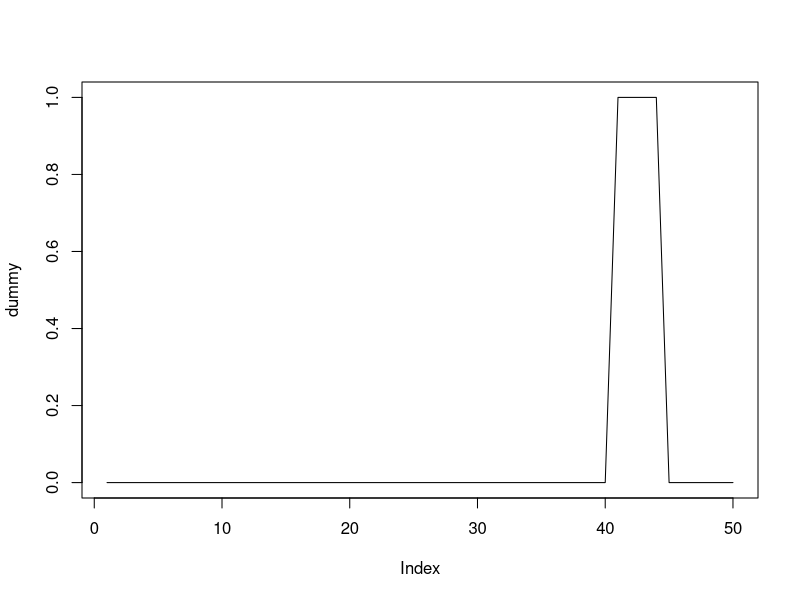
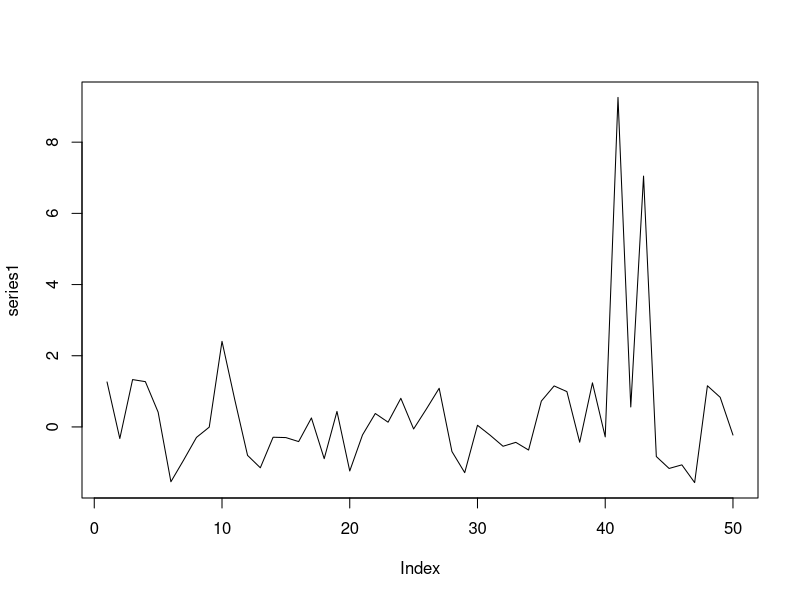
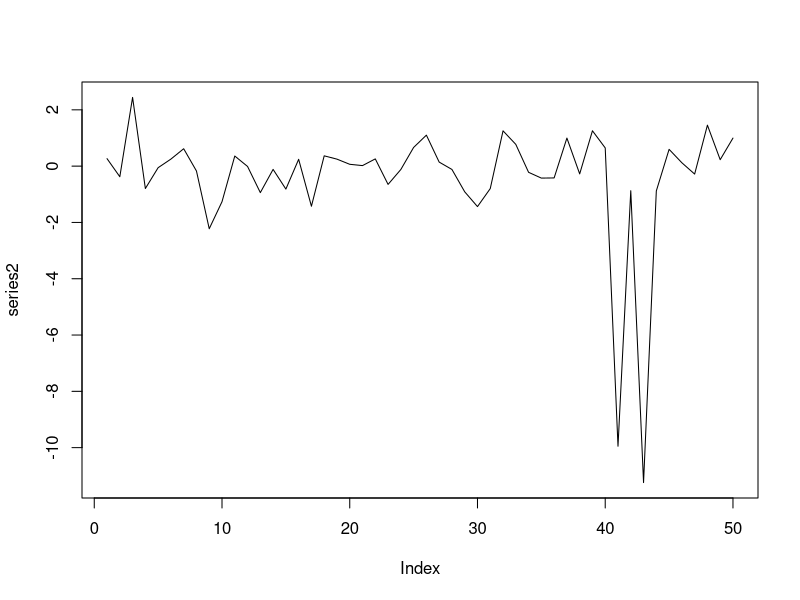
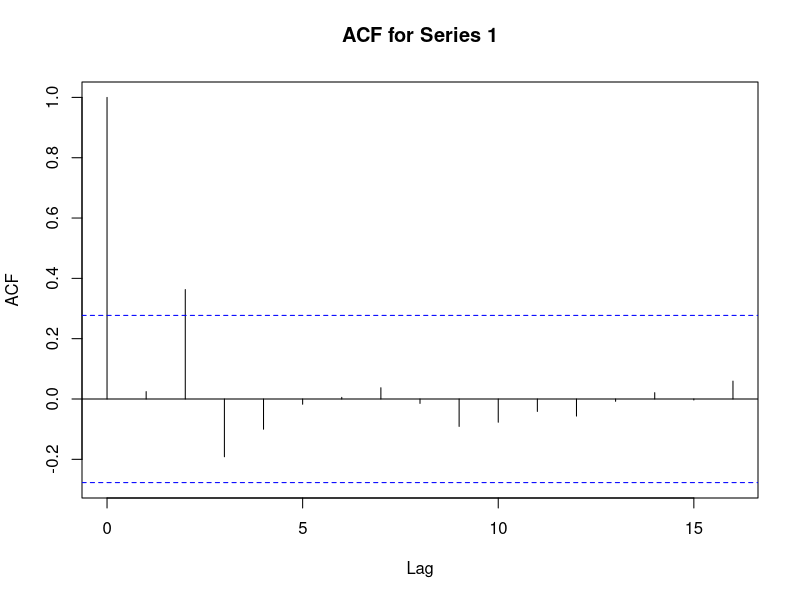
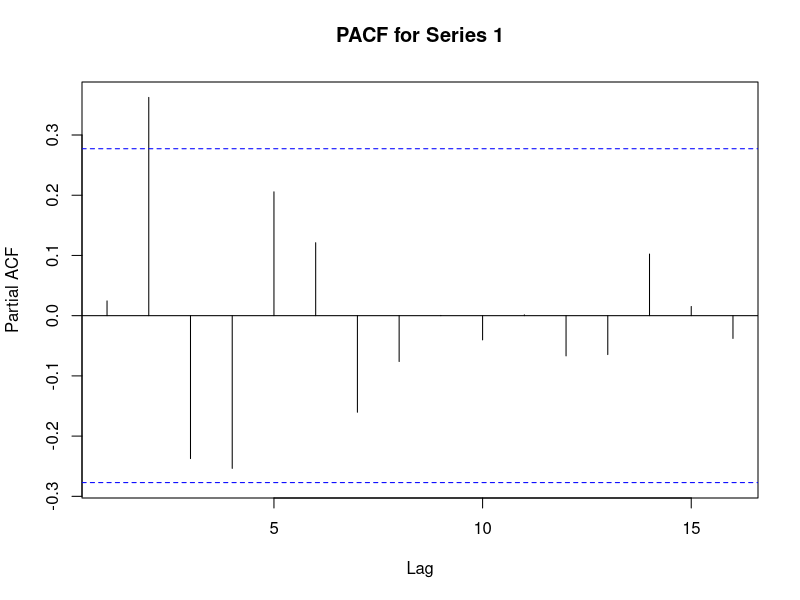
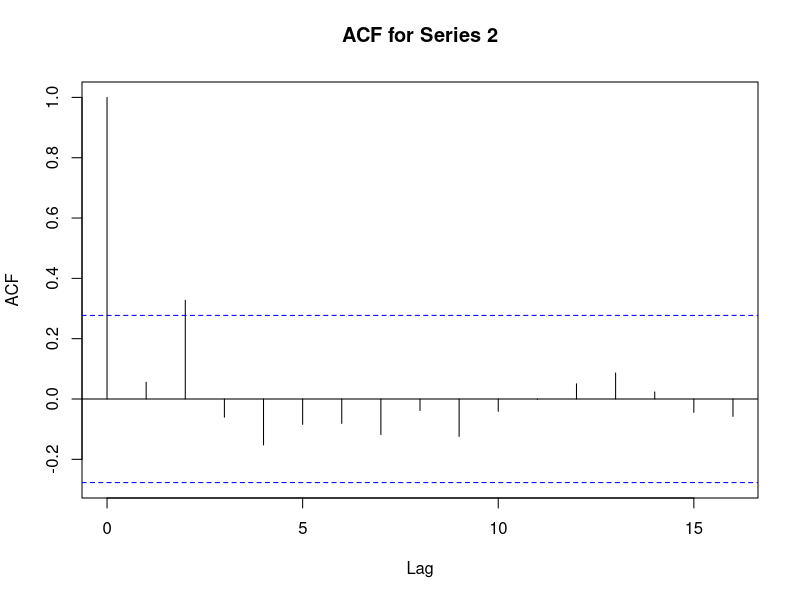
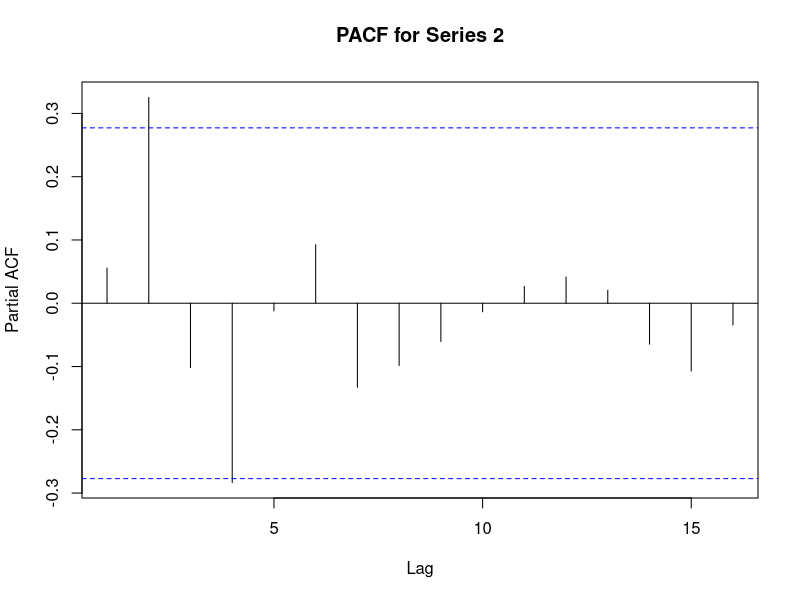
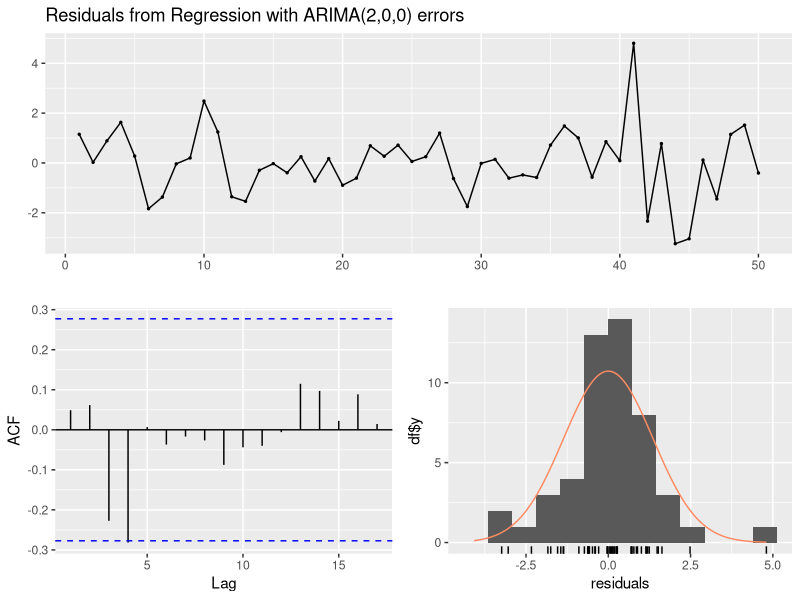

Reproduce these figures in R, in order.
library(tseries)
library(forecast)
library(ggplot2)

set.seed(0)

# Generate the first data series with two upward spike outliers
series1 <- rnorm(50)
series1[41] <- series1[41] + 7.5  # Add an upward spike outlier at position 41 (1.5 times larger)
series1[43] <- series1[43] + 7.5  # Add another upward spike outlier at position 43 (1.5 times larger)

# Generate the second data series with two downward spike outliers
series2 <- rnorm(50)
series2[41] <- series2[41] - 7.5  # Add a downward spike outlier at position 41 (1.5 times larger)
series2[43] <- series2[43] - 7.5  # Add another downward spike outlier at position 43 (1.5 times larger)

# Create an exogenous dummy variable for the spike periods
dummy <- rep(0, 50)
dummy[41:42] <- 1  # Set the dummy variable to 1 for the first spike
dummy[43:44] <- 1  # Set the dummy variable to 1 for the second spike
plot(dummy, type="l")

# Adjust the magnitude of the spikes in series2 while retaining the autocorrelation
series2[41] <- series2[41] - 3.75
series2[43] <- series2[43] - 3.75

# Print the series1 and series2
cat("Series 1:\n")
plot(series1, type = "l")
print(series1)
cat("\n")

cat("Series 2:\n")
plot(series2, type = "l")
print(series2)
cat("\n")

# Perform Augmented Dickey-Fuller (ADF) tests
cat("ADF Test for Series 1:\n")
adf_test1 <- adf.test(series1)
print(adf_test1)
cat("\n")

cat("ADF Test for Series 2:\n")
adf_test2 <- adf.test(series2)
print(adf_test2)
cat("\n")

# Plot ACF and PACF for series1
acf_series1 <- acf(series1, main = "ACF for Series 1")
print(acf_series1)
pacf_series1 <- pacf(series1, main = "PACF for Series 1")
print(pacf_series1)

# Plot ACF and PACF for series2
acf_series2 <- acf(series2, main = "ACF for Series 2")
print(acf_series2)
pacf_series2 <- pacf(series2, main = "PACF for Series 2")
print(pacf_series2)

# Fit ARIMA models to the two series with the dummy variable
model1 <- Arima(series1, order = c(2, 0, 0), xreg = dummy)
forecast::checkresiduals(model1)
model2 <- Arima(series2, order = c(4, 0, 0), xreg = dummy)
forecast::checkresiduals(model2)


# Fit ARIMA models to the two series without the dummy variable
model1_reg <- Arima(series1, order = c(2, 0, 0))
forecast::checkresiduals(model1_reg)
model2_reg <- Arima(series2, order = c(4, 0, 0))
forecast::checkresiduals(model2_reg)

# Generate forecasts assuming a dummy value of 1 and 0 respectively
forecast1_dummy1 <- forecast(model1, xreg = matrix(1, nrow = 12, ncol = 1))
forecast1_dummy0 <- forecast(model1, xreg = matrix(0, nrow = 12, ncol = 1))
forecast2_dummy1 <- forecast(model2, xreg = matrix(1, nrow = 12, ncol = 1))
forecast2_dummy0 <- forecast(model2, xreg = matrix(0, nrow = 12, ncol = 1))

# Generate forecasts without the dummy variable
forecast1_reg <- forecast(model1_reg, h = 12)
forecast2_reg <- forecast(model2_reg, h = 12)

# Prepare data for plotting
series1_data <- data.frame(Period = 1:50, Value = series1, Label = rep("Actual", 50))
forecast1_dummy1_data <- data.frame(Period = 51:62, Value = forecast1_dummy1$mean, Label = rep("w/dummy=1 in Forecast", 12))
forecast1_dummy0_data <- data.frame(Period = 51:62, Value = forecast1_dummy0$mean, Label = rep("w/dummy=0 in Forecast", 12))
forecast1_reg_data <- data.frame(Period = 51:62, Value = forecast1_reg$mean, Label = rep("No Dummy in Forecast", 12))

series2_data <- data.frame(Period = 1:50, Value = series2, Label = rep("Actual", 50))
forecast2_dummy1_data <- data.frame(Period = 51:62, Value = forecast2_dummy1$mean, Label = rep("w/dummy=1 in Forecast", 12))
forecast2_dummy0_data <- data.frame(Period = 51:62, Value = forecast2_dummy0$mean, Label = rep("w/dummy=0 in Forecast", 12))
forecast2_reg_data <- data.frame(Period = 51:62, Value = forecast2_reg$mean, Label = rep("No Dummy in Forecast", 12))

# Plot the actual series with forecasts for series 1
series1_plot <- ggplot() +
  geom_line(data = series1_data, aes(x = Period, y = Value, linetype = Label, color = Label), size = 1) +
  geom_line(data = forecast1_dummy1_data, aes(x = Period, y = Value, linetype = Label, color = Label), size = 1) +
  geom_line(data = forecast1_dummy0_data, aes(x = Period, y = Value, linetype = Label, color = Label), size = 1) +
  geom_line(data = forecast1_reg_data, aes(x = Period, y = Value, linetype = Label, color = Label), size = 1) +
  labs(title = "Series 1 with Forecasts") +
  scale_linetype_manual(values = c("solid", "dashed", "dotted", "dotdash")) +
  scale_color_manual(values = c("blue", "red", "green", "purple")) +
  theme_minimal()

# Plot the actual series with forecasts for series 2
series2_plot <- ggplot() +
  geom_line(data = series2_data, aes(x = Period, y = Value, linetype = Label, color = Label), size = 1) +
  geom_line(data = forecast2_dummy1_data, aes(x = Period, y = Value, linetype = Label, color = Label), size = 1) +
  geom_line(data = forecast2_dummy0_data, aes(x = Period, y = Value, linetype = Label, color = Label), size = 1) +
  geom_line(data = forecast2_reg_data, aes(x = Period, y = Value, linetype = Label, color = Label), size = 1) +
  labs(title = "Series 2 with Forecasts") +
  scale_linetype_manual(values = c("solid", "dashed", "dotted", "dotdash")) +
  scale_color_manual(values = c("blue", "red", "green", "purple")) +
  theme_minimal()

# Display the plots
print(series1_plot)
print(series2_plot)
